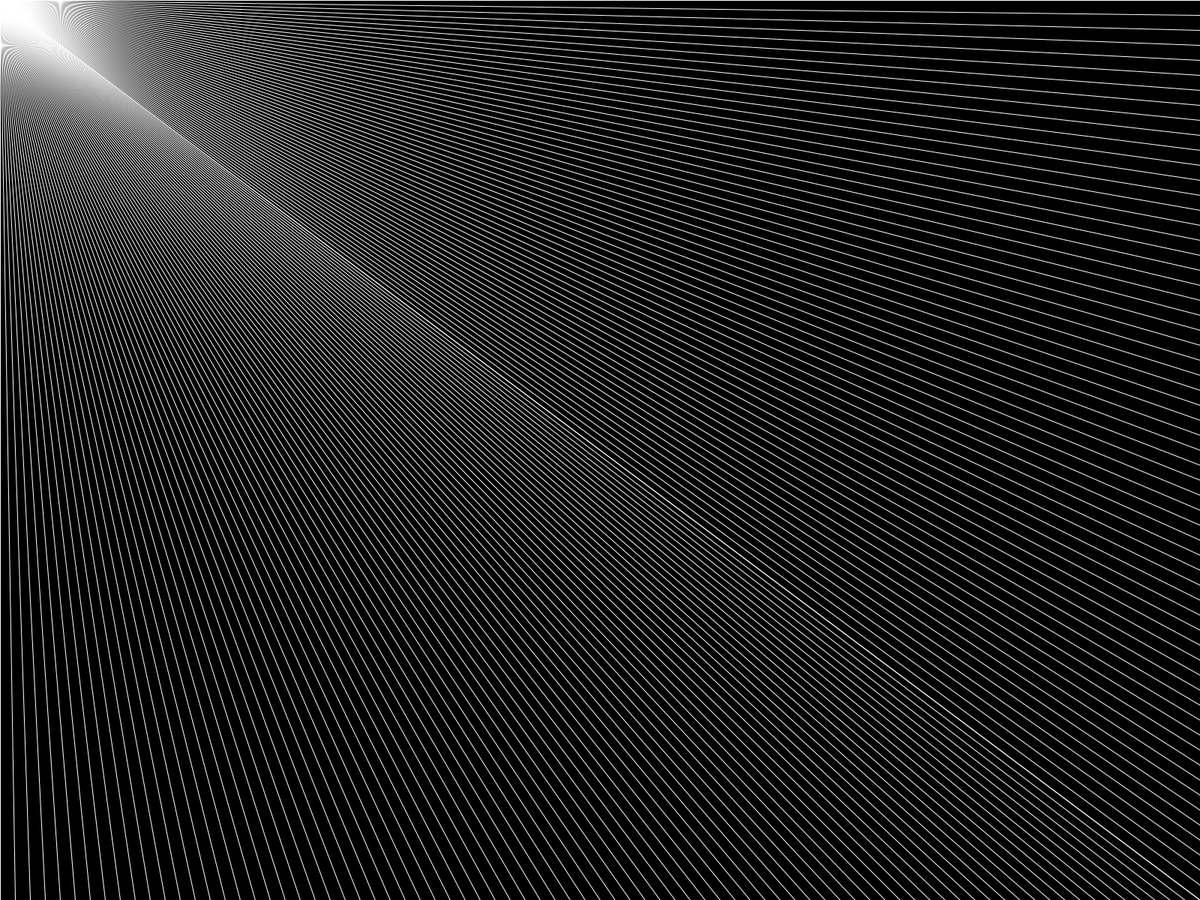
Frame 1 (no input)
Frame 60 (the mouse pressed at the canvas centre just before this capture): identical to frame 1, image omitted
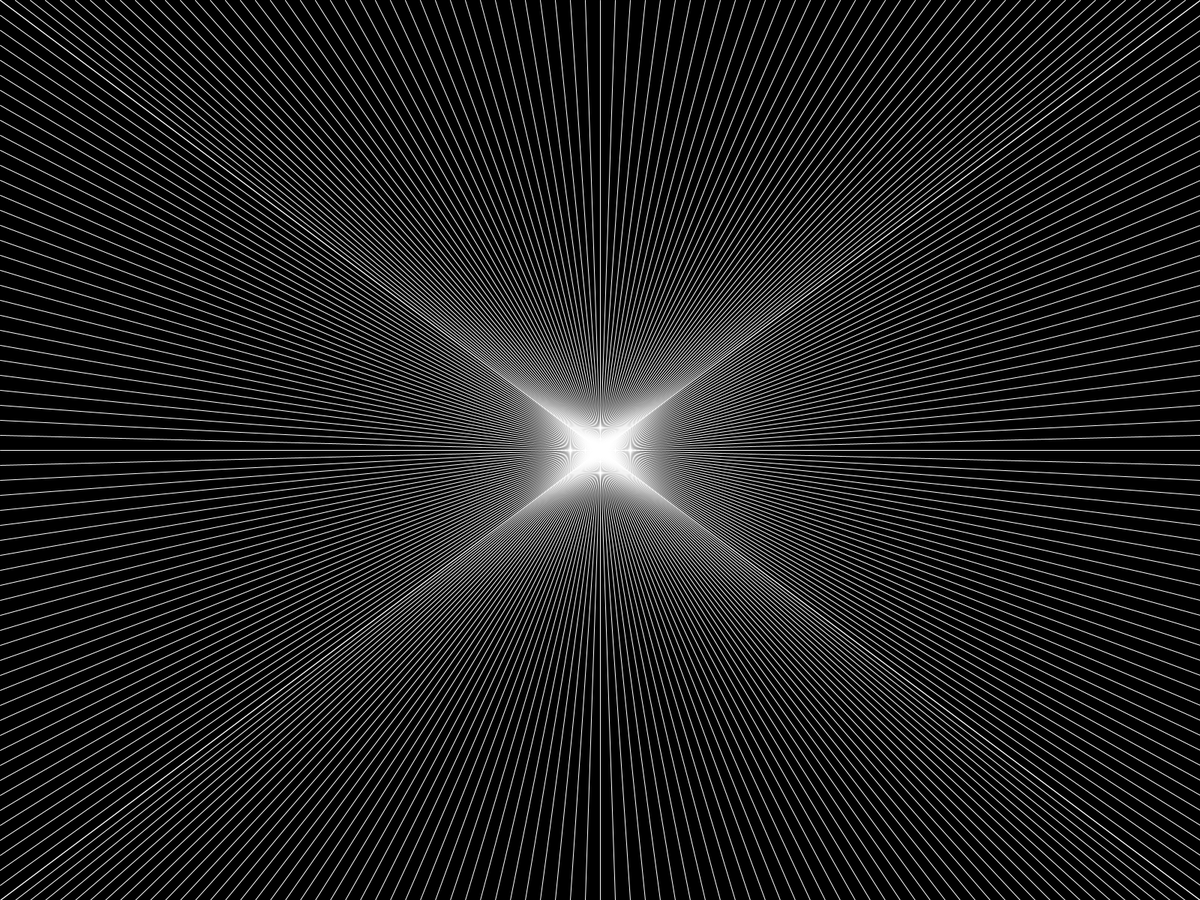
Frame 120 (the mouse held since frame 60 and released just before this capture)

The Processing sketch that drew these frames (run headless with seeded random() and noise(); from frame 60 on, the mouse is pressed at the canvas centre):

// Processing sketch: sketch_170225b
// ── sketch_170225b.pde
/* [170225b]
*    pattern in convergence
*    nested for loops.
*/

int density = 20;

void setup() {
  fullScreen();
}

void draw() {
  background(0);
  fill(101);
  stroke(255);
  //top row
  for (int x = 0; x <= width; x = x + density) {
    line(x, 0, mouseX, mouseY);
    line(x, height, mouseX, mouseY);
  }
  //left side
  for (int y = 0; y <= height; y = y + density) {
     line(0, y, mouseX, mouseY);
     line(width, y, mouseX, mouseY);
  }
}
